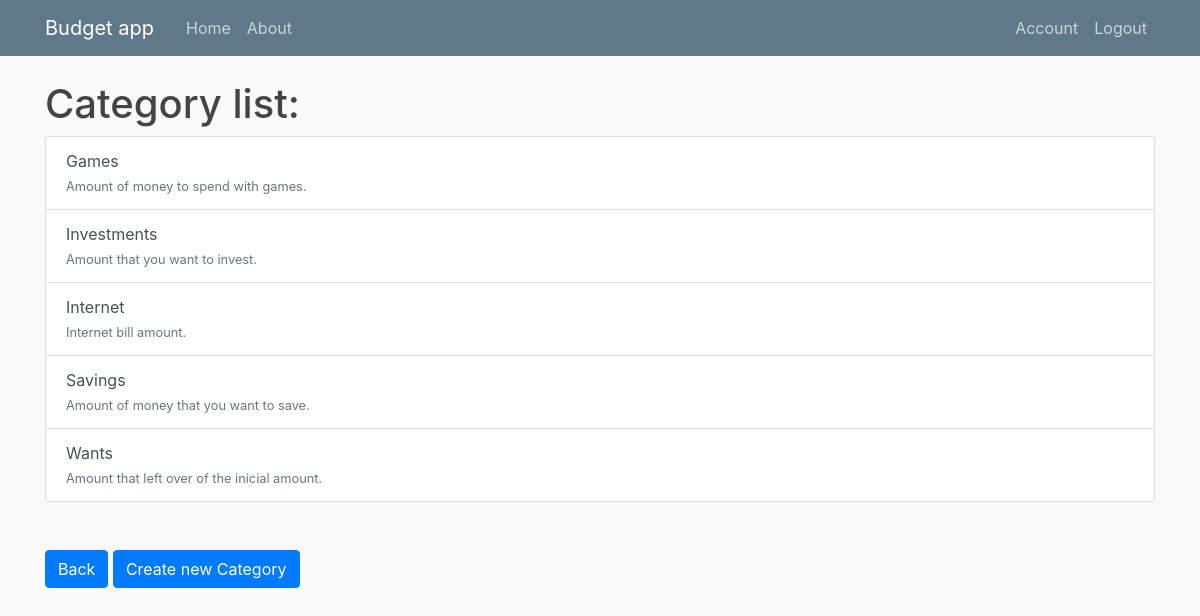
The app's page /categories (signed in), older data.
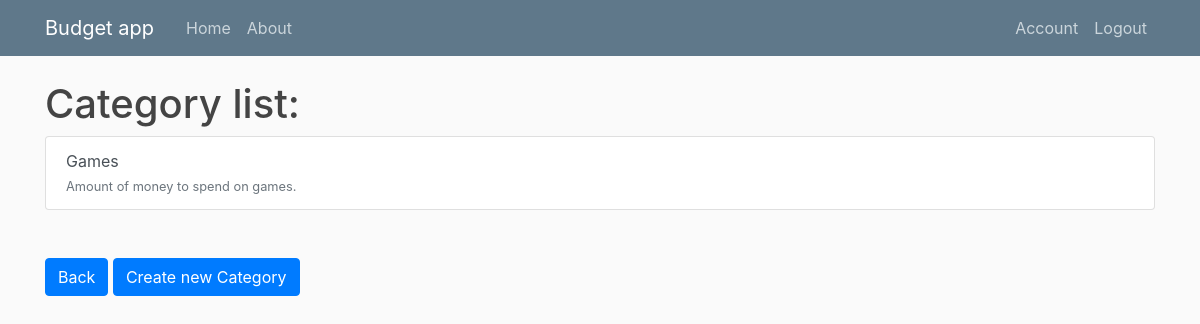
The same page, newer data.
### budget_app/models.py (models this page shows, shortened)
class Category(db.Model):
    id = db.Column(db.Integer,primary_key=True)
    name = db.Column(db.String(45),nullable=False,unique=True)
    description = db.Column(db.String(45),nullable=True)
    budgets = db.relationship('Budget_category',backref='category',lazy=True)

### budget_app/routes.py (the view)
@app.route('/categories')
@login_required
def categories():
    categories = Category.query.all()
    return render_template('categories.html', categories=categories, title="Categories")

### budget_app/models.py (called while the page is built)
@login_manager.user_loader
def load_user(user_id):
    return User.query.get(int(user_id))

### budget_app/templates/categories.html
{% extends "layout.html" %}
{% block content %}
<h1>Category list:</h1>
<div class="list-group">
    {% for category in categories %}
    <a href="{{ url_for('category',category_id=category.id) }}" class="list-group-item list-group-item-action">
        <div>
            {{ category.name }}
        </div>
        <small class="text-muted">{{category.description}}</small>
    </a>
    {% endfor %}
</div>
<a class="btn btn-primary mt-5" href="{{ url_for('home') }}">Back</a>
<a class="btn btn-primary mt-5" href="{{ url_for('new_category') }}">Create new Category</a>
{% endblock %}

### budget_app/templates/layout.html (shortened to what this page needs)
<!DOCTYPE html>
<html lang="en">
<head>
  <link rel="stylesheet" href="https://stackpath.bootstrapcdn.com/bootstrap/4.5.0/css/bootstrap.min.css"
>
  <link rel="stylesheet" type="text/css" href="{{url_for('static',filename='main.css')}}">
</head>
<body>
  <header class="site-header">
    <nav class="navbar navbar-expand-md navbar-dark bg-steel fixed-top">
      <div class="container">
        <a class="navbar-brand mr-4" href="/">Budget app</a>
        <div class="collapse navbar-collapse" id="navbarToggle">
          <div class="navbar-nav mr-auto">
            <a class="nav-item nav-link" href="{{ url_for('home') }}">Home</a>
            <a class="nav-item nav-link" href="{{ url_for('about') }}">About</a>
          </div>
          <div class="navbar-nav">
            {% if current_user.is_authenticated %}
              <a class="nav-item nav-link" href="{{ url_for('account') }}">Account</a>
              <a class="nav-item nav-link" href="{{ url_for('logout') }}">Logout</a>
            {% else %}
                <a class="nav-item nav-link" href="{{ url_for('login') }}">Login</a>
                <a class="nav-item nav-link" href="{{ url_for('register') }}">Register</a>
            {% endif %}
            </div>
        </div>
      </div>
    </nav>
  </header>
  <div class="container">
    {% block content %}
    {% endblock %}
  </div>
</body>
</html>

### budget_app/static/main.css (style rules this page uses)
body { background: #fafafa; color: #333333; margin-top: 5rem; }
h1, h2, h3, h4, h5, h6 { color: #444444; }
.bg-steel { background-color: #5f788a; }
.site-header .navbar-nav .nav-link { color: #cbd5db; }

Row changes from the older to the newer data that the page shows:
removed Category: name "Investments", description "Amount that you want to invest."
removed Category: name "Internet", description "Internet bill amount."
removed Category: name "Savings", description "Amount of money that you want to save."
removed Category: name "Wants", description "Amount that left over of the inicial amount."
changed Category "Games": description "Amount of money to spend with games." → "Amount of money to spend on games."
